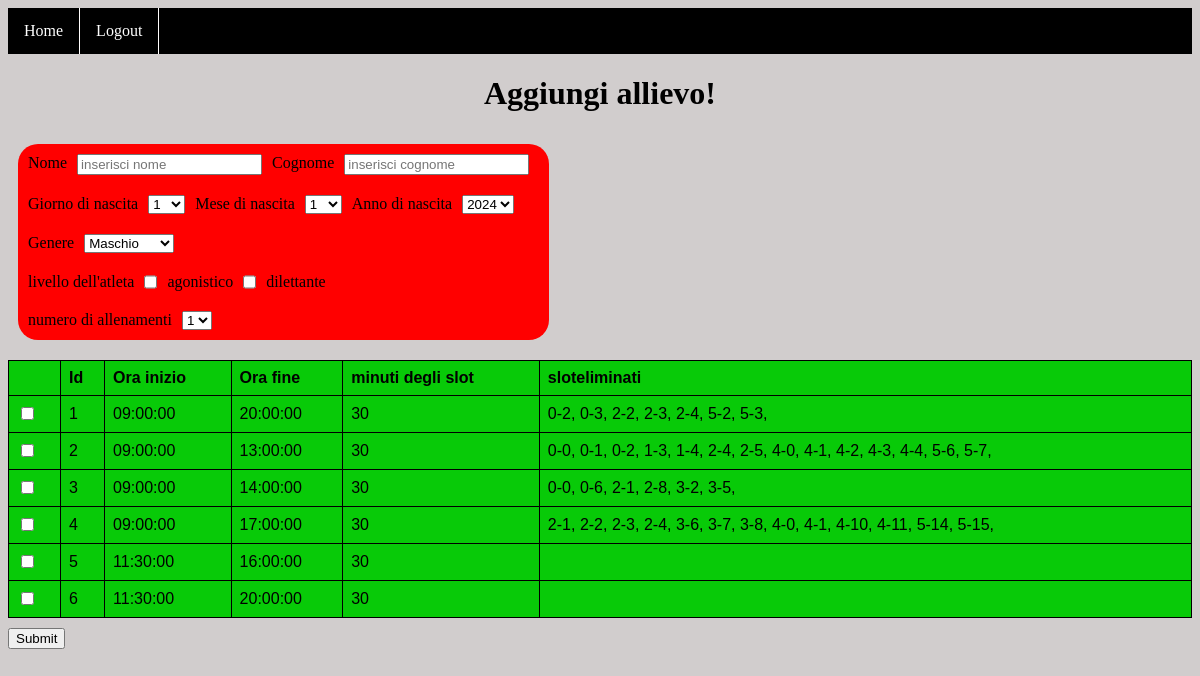
Page /home/aggiungi (signed in) on the earlier database version.
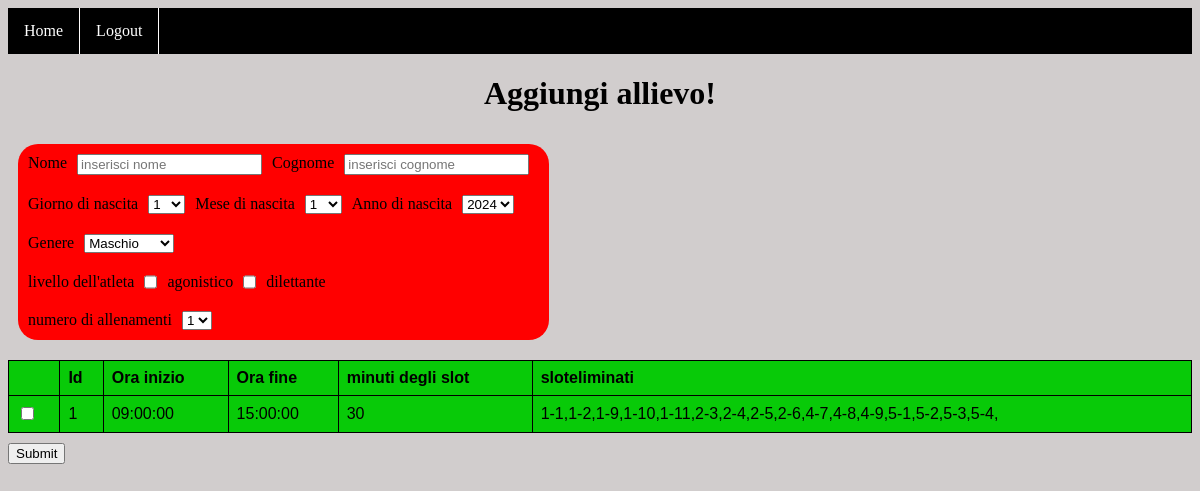
Same page on the later database version.
### website/models.py (models this page shows)
class Calendario(db.Model):
    id = db.Column(db.Integer, primary_key = True)
    oremattina = db.Column(db.String(5))
    orepomeriggio = db.Column(db.String(5))
    numeroslot = db.Column(db.Integer)
    sloteliminati = db.Column(db.String(150))
    allievo = db.relationship("Allievo", backref='calendario', uselist = True)

### website/dashboard.py (the view)
@dashboard.route('/aggiungi', methods = ['GET', 'POST'])
@login_required
def create_user():
    if request.method == 'POST':
        nome = request.form.get("nome")
        cognome = request.form.get("cognome")
        giorno_nascita = request.form.get("giorno")
        mese_nascita = request.form.get("mese")
        anno_nascita = request.form.get("anno")
        genere = request.form.get("genere")
        agonistico = request.form.get("agonistico")
        dilettante = request.form.get("dilettante")
        numero_allenamenti = request.form.get("allenamenti")
        id_calendario = request.form.get("tdata")
        d = request.form.getlist("check")
        print(nome,cognome,giorno_nascita,mese_nascita, anno_nascita, genere, agonistico, dilettante, numero_allenamenti, id_calendario, d)
        '''
        buckets_days = [[] for x in range (6)]
        # inserisco nei bucket gli slot eliminati
        for check in d:
            # spezzo es. '0-1'
            split = check.rsplit('-')
            buckets_days[int(split[1])].append(split[0])

        print(buckets_days)

        for d,day in enumerate(buckets_days):
            # controlliamo se l'utente in un giorno abbia eliminato uno solo slot
            if len(day) == 1:
                flash(f'attenzione, hai escluso nel giorno{day} un solo slot!')
                return render_template("ccalendar.html", user=current_user)
            # se no dobbiamo controllare che abbia eliminato uno solo slot in un giorno con più slot eliminati
            else:
                # scorriamo nei slot eliminati nei vari giorni
                for x,slot in enumerate(day) :
                    print(x,slot)
                    # caso in cui si parte dal primo slot eliminato nella lista (si controlla soltanto lo slot successivo)
                    if x == 0:
                        if int(day[x + 1]) - int(slot) != 1:
                            flash(f'attenzione, hai escluso nel giorno{d}={day} uno slot da mezz\'ora da solo! ovvero{slot}')
                            return render_template("ccalendar.html", user=current_user)
                    # caso in cui si arriva all'ultimo slot eliminato nella lista (si controlla soltatno lo slot precedente)
                    elif x == len(day) - 1:
                        if int(slot) - int(day[x - 1]) != 1:
                            flash(f'attenzione, hai escluso nel giorno{day} uno slot da mezz\'ora da solo! ovvero{slot}')
                            return render_template("ccalendar.html", user=current_user)
                    # caso in cui si va controllare per ogni slot eliminato quello precedente e quello successivo
                    # se la distanza di hamming non è 1 in entrambi i casi significa che la distanza tra lo slot e quello successivo o quello precedente non è 1
                    elif (int(day[x + 1]) - int(slot)) != 1 and (int(slot) - int(day[x - 1])) != 1:
                            flash(f'attenzione, hai escluso nel giorno{day} uno slot da mezz\'ora da solo! ovvero{slot}')
                            return render_template("ccalendar.html", user=current_user)

        print("è andato tutto bene")
        sloteDisponibili = ""
        print(buckets_days)
        # devo mettere in una stringa gli slot eliminati perchè il campo sloteliminati della tabella calendario accetta stringhe e non liste
        for x,day in enumerate(buckets_days):
            for slots in day:
                sloteDisponibili += f"{x}-{slots},"
        #new_allievo = Allievo(nome=nome, cognome=cognome, giornonascita=int(giorno_nascita), mesenascita=int(mese_nascita), annonascita=int(anno_nascita), numeroallenamenti=numero_allenamenti, slotdisponibilita=sloteDisponibili, id_calendario=)
        '''
        return "sus"
    else:
        calendar_list = Calendario.query.all()
        for cal in calendar_list:
            print(cal.id,cal.oremattina,cal.orepomeriggio,cal.numeroslot,cal.sloteliminati)
        return render_template("aggiungi.html", user=current_user, calendar_list = calendar_list)

### website/__init__.py (called while the page is built)
def create_app():
    app = Flask(__name__)
    app.config['SECRET_KEY'] = 'sdhfjdshgreghuewrg'
    app.config['SQLALCHEMY_DATABASE_URI'] = f'sqlite:///{DB_NAME}'
    db.init_app(app) # inizializzazione del database dando l'app di flask
    from .dashboard import dashboard
    from .access import access
    app.register_blueprint(access, url_prefix='/')
    app.register_blueprint(dashboard, url_prefix='/home')
    from .models import User
    with app.app_context():
        db.create_all()
        login_manager = LoginManager()
        login_manager.login_view = 'access.login'
        login_manager.init_app(app)
        @login_manager.user_loader
        def load_user(id):
            return User.query.get(int(id))
    return app

### website/templates/dashboard/aggiungi.html (shortened to what this page needs)
{% extends "base.html"%}
{% block content %}
<h1>Aggiungi allievo!</h1>
<form method="post">
<div class="main-div">
    <div class="left">
            <div class="form-container">
                <div class ="form-elements">
                    <label for="nome">Nome</label>
                    <input type="text" name="nome" id="nome" placeholder="inserisci nome">
                    <label for="nome">Cognome</label>
                    <input type="text" name="cognome" id="cognome" placeholder="inserisci cognome">
                </div>
                <div class="form-elements">
                    <label for="giorno">Giorno di nascita</label>
                    <select name="giorno" id="giorno">
                        <option value="1">1</option>
                    </select>
                    <label for="mese">Mese di nascita</label>
                    <select name="mese" id="mese">
                        <option value="1">1</option>
                    </select>
                    <label for="anno">Anno di nascita</label>
                    <select name="anno" id="anno">
                        <option value="2024">2024</option>
                    </select>
                </div>
                <div class="form-elements">
                    <label for="genere">Genere</label>
                    <select name="genere" id="genere">
                        <option value="m">Maschio</option>
                    </select>
                </div>
                <div class="form-elements">
                    <label>livello dell'atleta</label>
                    <input type="checkbox" name="agonistico" id="agonistico">
                    <label for="agonistico">agonistico</label>
                    <input type="checkbox" name="dilettante" id="dilettante">
                    <label for="dilettante">dilettante</label>
                </div>
                <div class="form-elements">
                    <label for="allenamenti">numero di allenamenti</label>
                    <select name="allenamenti" id="allenamenti">
                        <option value="1">1</option>
                    </select>
                </div>
            </div>
    </div>
</div>
<div class="calendar-list">
    <table id="table-calendars">
        <tr>
            <th></th>
            <th>Id</th>
            <th>Ora inizio</th>
            <th>Ora fine</th>
            <th>minuti degli slot</th>
            <th>sloteliminati</th>
        </tr>
    {% for cal in calendar_list%}
        <tr id="tr{{loop.index}}" name="tr{{loop.index}}">
            <td><input type="checkbox" id="{{loop.index}}" name="{{loop.index}}" class="checkbox-calendar" onclick="uncheck_other_checkboxes(this)"></td>
            <td>{{loop.index}}</td>
            <td>{{cal.oremattina}}</td>
            <td>{{cal.orepomeriggio}}</td>
            <td>{{cal.numeroslot}}</td>
            <td>{{cal.sloteliminati}}</td>
        </tr>
    {% endfor %}
    </table>
</div>
<input type="submit">
</form>
{% endblock %}

### website/templates/base.html (shortened to what this page needs)
<!DOCTYPE html>
<html>
  <head>
    <link rel="stylesheet" href="{{ url_for('static', filename='styles/baseStyle.css') }}">
    <link rel="stylesheet" href="{{ url_for('static', filename='styles/loginStyle.css') }}">
    <link rel="stylesheet" href="{{ url_for('static', filename='styles/homeStyle.css') }}">
    <link rel="stylesheet" href="{{ url_for('static', filename='styles/ccalendarStyle.css') }}">
    <link rel="stylesheet" href="{{ url_for('static', filename='styles/addUserStyle.css') }}">
  </head>
  <body>
    <nav class="navbared">
          <ul>
            {% if user.is_authenticated %}
            <li><a class="nav-item nav-link" id="home" href="/home">Home</a></li>
            <li><a class="nav-item nav-link" id="logout" href="/logout">Logout</a></li>
            {% else %}
            <li><a class="nav-item nav-link" id="login" href="/">Login</a></li>
            <li><a class="nav-item nav-link" id="signUp" href="/sign-up">Sign Up</a></li>
            {% endif %}
        </ul>
    </nav>
    <div class="container">{% block content %} {% endblock %}</div>
  </body>
</html>

### website/static/styles/baseStyle.css (style rules this page uses)
body { background-color: rgb(209, 205, 205); }
.navbared ul { list-style-type: none; margin: 0; padding: 0; overflow: hidden; background-color: black; }
.navbared li { float: left; border-right: 1px solid #fffdfd; }
.navbared li a { display: block; color: white; text-align: center; padding: 14px 16px; text-decoration: none; }
.container h1 { text-align: center; }

### website/static/styles/homeStyle.css (style rules this page uses)
a:link { color: black; }

### website/static/styles/ccalendarStyle.css (style rules this page uses)
.form-elements { margin: 10px 10px 10px 10px; display: flex; flex-direction: row; justify-content: space-between; }

### website/static/styles/addUserStyle.css (style rules this page uses)
.main-div { display: flex; flex-direction: row; margin-top: 10px; }
.form-container { display: flex; flex-direction: column; justify-content: center; align-items: flex-start; background-color: red; width: fit-content; border-radius: 20px; margin: 10px; }
.form-elements input,select { margin: 0px 10px 0px 10px; }
.calendar-list { display: flex; flex-direction: column; align-items: center; }
.calendar-list table { font-family: arial, sans-serif; border-collapse: collapse; width: 100%; border-radius: 20px; margin: 10px; }
.calendar-list table th,td { border: 1px solid #000000; text-align: left; padding: 8px; }
tr { background-color: rgb(8, 202, 8); }

Differences in the rows shown:
removed Calendario: oremattina "09:00:00", orepomeriggio "13:00:00", numeroslot "30", sloteliminati "0-0, 0-1, 0-2, 1-3, 1-4, 2-4, 2-5, 4-0, 4-1, 4-2, 4-3, 4-4, 5-6, 5-7,"
removed Calendario: oremattina "09:00:00", orepomeriggio "14:00:00", numeroslot "30", sloteliminati "0-0, 0-6, 2-1, 2-8, 3-2, 3-5,"
removed Calendario: oremattina "09:00:00", orepomeriggio "17:00:00", numeroslot "30", sloteliminati "2-1, 2-2, 2-3, 2-4, 3-6, 3-7, 3-8, 4-0, 4-1, 4-10, 4-11, 5-14, 5-15,"
removed Calendario: oremattina "11:30:00", orepomeriggio "16:00:00", numeroslot "30"
removed Calendario: oremattina "11:30:00", orepomeriggio "20:00:00", numeroslot "30"
changed Calendario: orepomeriggio "20:00:00" → "15:00:00"; sloteliminati "0-2, 0-3, 2-2, 2-3, 2-4, 5-2, 5-3," → "1-1,1-2,1-9,1-10,1-11,2-3,2-4,2-5,2-6,4-7,4-8,4-9,5-1,5-2,5-3,5-4,"
